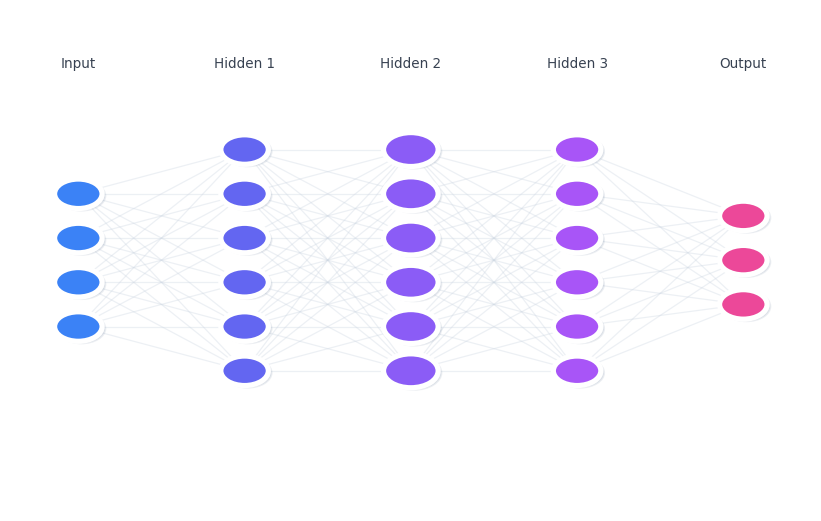

The script that saved this image:
"""
Generates an aesthetic neural network diagram for IEEE thesis.
Output: results/figures/neural_network_aesthetic.png
Size: 800×500 px at 150 DPI
"""

import pathlib
import numpy as np
import matplotlib
matplotlib.use("Agg")
import matplotlib.pyplot as plt
import matplotlib.patches as mpatches

# ── Output path ────────────────────────────────────────────────────────────────
OUT_PATH = pathlib.Path(__file__).parent / "neural_network_aesthetic.png"

# ── Architecture ───────────────────────────────────────────────────────────────
LAYER_SIZES  = [4, 6, 6, 6, 3]
LAYER_LABELS = ["Input", "Hidden 1", "Hidden 2", "Hidden 3", "Output"]
LAYER_COLORS = ["#3B82F6", "#6366F1", "#8B5CF6", "#A855F7", "#EC4899"]

N_LAYERS = len(LAYER_SIZES)

# ── Figure setup ───────────────────────────────────────────────────────────────
DPI    = 150
WIDTH  = 800 / DPI
HEIGHT = 500 / DPI

fig, ax = plt.subplots(figsize=(WIDTH, HEIGHT), dpi=DPI)
ax.set_xlim(0, 1)
ax.set_ylim(0, 1)
ax.axis("off")
fig.patch.set_facecolor("white")
ax.set_facecolor("white")

# ── Layout helpers ─────────────────────────────────────────────────────────────
# x positions of each layer, evenly spaced with margin
X_MARGIN = 0.08
x_positions = np.linspace(X_MARGIN, 1 - X_MARGIN, N_LAYERS)

# Base node radius in axes-fraction units
BASE_RADIUS = 0.030
SHADOW_OFFSET = (0.004, -0.004)
SHADOW_ALPHA  = 0.18
SHADOW_COLOR  = "#94A3B8"

# Store node centres for drawing edges
node_centres = []   # list of lists: node_centres[layer][node] = (x, y)

for li, (n_nodes, color) in enumerate(zip(LAYER_SIZES, LAYER_COLORS)):
    x = x_positions[li]
    # y positions: centred vertically
    y_positions = np.linspace(0.5 - (n_nodes - 1) * 0.09 / 2,
                               0.5 + (n_nodes - 1) * 0.09 / 2,
                               n_nodes)
    # Middle layer gets slightly larger nodes
    radius = BASE_RADIUS * (1.15 if li == 2 else 1.0)

    layer_centres = []
    for y in y_positions:
        layer_centres.append((x, y))
    node_centres.append(layer_centres)

# ── Draw edges first (behind nodes) ───────────────────────────────────────────
for li in range(N_LAYERS - 1):
    for (x1, y1) in node_centres[li]:
        for (x2, y2) in node_centres[li + 1]:
            ax.plot([x1, x2], [y1, y2],
                    color="#CBD5E1", alpha=0.35, linewidth=0.6,
                    zorder=1, solid_capstyle="round")

# ── Draw nodes ─────────────────────────────────────────────────────────────────
for li, (n_nodes, color) in enumerate(zip(LAYER_SIZES, LAYER_COLORS)):
    radius = BASE_RADIUS * (1.15 if li == 2 else 1.0)
    for (x, y) in node_centres[li]:
        # Drop shadow
        shadow = mpatches.Circle(
            (x + SHADOW_OFFSET[0], y + SHADOW_OFFSET[1]),
            radius,
            transform=ax.transData,
            color=SHADOW_COLOR,
            alpha=SHADOW_ALPHA,
            zorder=2
        )
        ax.add_patch(shadow)

        # Main filled circle
        circle = mpatches.Circle(
            (x, y),
            radius,
            transform=ax.transData,
            color=color,
            zorder=3
        )
        ax.add_patch(circle)

        # White border
        border = mpatches.Circle(
            (x, y),
            radius,
            transform=ax.transData,
            fill=False,
            edgecolor="white",
            linewidth=2.5,
            zorder=4
        )
        ax.add_patch(border)

# ── Layer labels ───────────────────────────────────────────────────────────────
LABEL_Y = 0.90
for li, (label, color) in enumerate(zip(LAYER_LABELS, LAYER_COLORS)):
    x = x_positions[li]
    ax.text(x, LABEL_Y, label,
            ha="center", va="center",
            fontsize=6.5, color="#374151",
            fontfamily="DejaVu Sans",
            zorder=5)

# ── Save ───────────────────────────────────────────────────────────────────────
plt.tight_layout(pad=0.2)
fig.savefig(OUT_PATH, dpi=DPI, bbox_inches="tight",
            facecolor="white", edgecolor="none")
plt.close(fig)
print(f"[OK] Saved: {OUT_PATH.resolve()}")
print(f"     Size: 800x500px @ 150 DPI")
